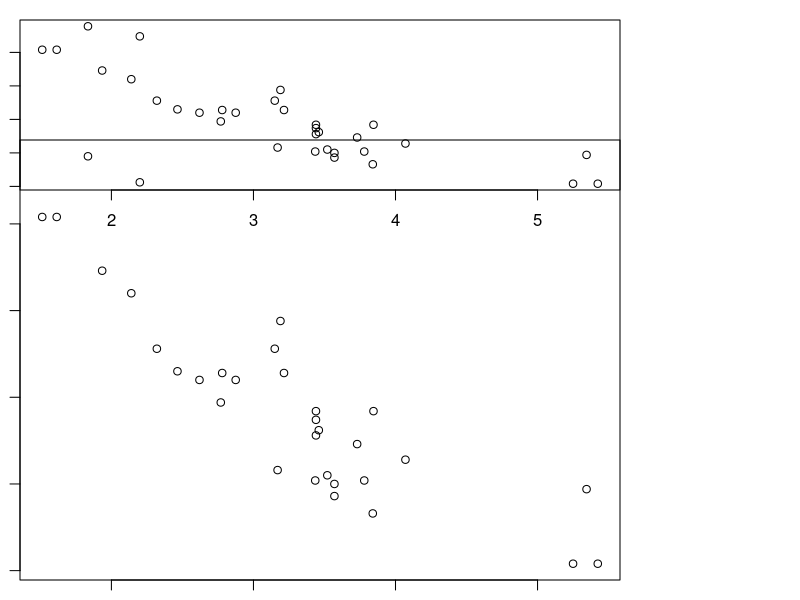
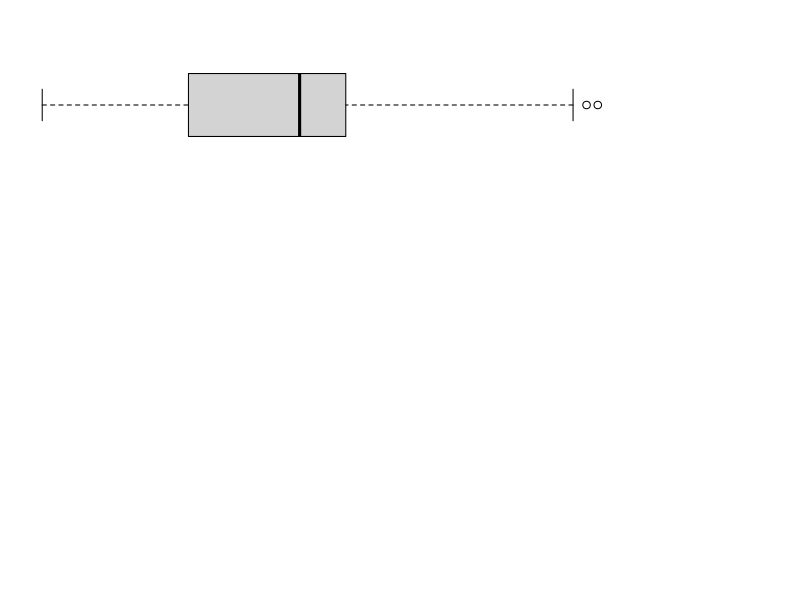

The R script that drew these images, in order:
plot.new()
data(mtcars)
str(mtcars)
attach(mtcars)
par(mar=c(1,1,1,1))
par(fig=c(0,0.8,0,0.8)) # x-axis=0 to 0.8 and y-axis= 0 to 0.8
plot(wt,mpg)
par(fig=c(0,0.8,0.65,1), new= TRUE)
plot(mtcars$wt, mtcars$mpg, xlab="car weight", ylab="miles per Gallon")
boxplot(wt,horizontal = T, axes=F, new=TRUE)
